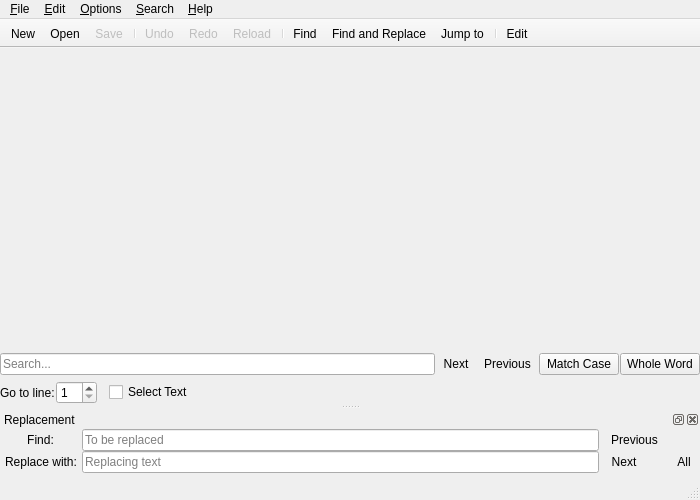
<?xml version="1.0" encoding="UTF-8"?>
<ui version="4.0">
 <class>FeatherPad::FPwin</class>
 <widget class="QMainWindow" name="FPwin">
  <property name="geometry">
   <rect>
    <x>0</x>
    <y>0</y>
    <width>700</width>
    <height>500</height>
   </rect>
  </property>
  <property name="windowTitle">
   <string>Untitled</string>
  </property>
  <property name="windowIcon">
   <iconset resource="data/fp.qrc">
    <normaloff>:/icons/featherpad.svg</normaloff>:/icons/featherpad.svg</iconset>
  </property>
  <widget class="QWidget" name="centralWidget">
   <layout class="QVBoxLayout" name="verticalLayout_2">
    <property name="leftMargin">
     <number>0</number>
    </property>
    <property name="topMargin">
     <number>0</number>
    </property>
    <property name="rightMargin">
     <number>0</number>
    </property>
    <property name="bottomMargin">
     <number>0</number>
    </property>
    <item>
     <widget class="FeatherPad::TabWidget" name="tabWidget">
      <property name="currentIndex">
       <number>-1</number>
      </property>
      <property name="documentMode">
       <bool>true</bool>
      </property>
      <property name="tabsClosable">
       <bool>true</bool>
      </property>
      <property name="movable">
       <bool>true</bool>
      </property>
     </widget>
    </item>
    <item>
     <layout class="QGridLayout" name="gridLayout_2">
      <property name="horizontalSpacing">
       <number>1</number>
      </property>
      <item row="0" column="0" colspan="5">
       <widget class="FeatherPad::LineEdit" name="lineEdit">
        <property name="minimumSize">
         <size>
          <width>150</width>
          <height>0</height>
         </size>
        </property>
        <property name="placeholderText">
         <string>Search...</string>
        </property>
       </widget>
      </item>
      <item row="0" column="5">
       <widget class="QToolButton" name="toolButton_nxt">
        <property name="toolTip">
         <string>Next (F3)</string>
        </property>
        <property name="text">
         <string>Next</string>
        </property>
        <property name="icon">
         <iconset resource="data/fp.qrc">
          <normaloff>:/icons/go-down.svg</normaloff>:/icons/go-down.svg</iconset>
        </property>
        <property name="shortcut">
         <string>F3</string>
        </property>
        <property name="autoRaise">
         <bool>true</bool>
        </property>
       </widget>
      </item>
      <item row="0" column="6">
       <widget class="QToolButton" name="toolButton_prv">
        <property name="toolTip">
         <string>Previous (F4)</string>
        </property>
        <property name="text">
         <string>Previous</string>
        </property>
        <property name="icon">
         <iconset resource="data/fp.qrc">
          <normaloff>:/icons/go-up.svg</normaloff>:/icons/go-up.svg</iconset>
        </property>
        <property name="shortcut">
         <string>F4</string>
        </property>
        <property name="autoRaise">
         <bool>true</bool>
        </property>
       </widget>
      </item>
      <item row="0" column="7">
       <widget class="QPushButton" name="pushButton_case">
        <property name="focusPolicy">
         <enum>Qt::NoFocus</enum>
        </property>
        <property name="toolTip">
         <string>F5</string>
        </property>
        <property name="text">
         <string>Match Case</string>
        </property>
        <property name="shortcut">
         <string>F5</string>
        </property>
        <property name="checkable">
         <bool>true</bool>
        </property>
       </widget>
      </item>
      <item row="0" column="8">
       <widget class="QPushButton" name="pushButton_whole">
        <property name="focusPolicy">
         <enum>Qt::NoFocus</enum>
        </property>
        <property name="toolTip">
         <string>F6</string>
        </property>
        <property name="text">
         <string>Whole Word</string>
        </property>
        <property name="shortcut">
         <string>F6</string>
        </property>
        <property name="checkable">
         <bool>true</bool>
        </property>
       </widget>
      </item>
      <item row="1" column="0">
       <widget class="QLabel" name="label">
        <property name="text">
         <string>Go to line:</string>
        </property>
        <property name="margin">
         <number>2</number>
        </property>
       </widget>
      </item>
      <item row="1" column="1">
       <widget class="QSpinBox" name="spinBox">
        <property name="minimum">
         <number>1</number>
        </property>
       </widget>
      </item>
      <item row="1" column="2">
       <spacer name="horizontalSpacer_2">
        <property name="orientation">
         <enum>Qt::Horizontal</enum>
        </property>
        <property name="sizeType">
         <enum>QSizePolicy::Fixed</enum>
        </property>
        <property name="sizeHint" stdset="0">
         <size>
          <width>10</width>
          <height>0</height>
         </size>
        </property>
       </spacer>
      </item>
      <item row="1" column="3">
       <widget class="QCheckBox" name="checkBox">
        <property name="focusPolicy">
         <enum>Qt::NoFocus</enum>
        </property>
        <property name="toolTip">
         <string>Select text from cursor to this line
(Ctrl+Shift+J)</string>
        </property>
        <property name="text">
         <string>Select Text</string>
        </property>
        <property name="shortcut">
         <string>Ctrl+Shift+J</string>
        </property>
       </widget>
      </item>
      <item row="1" column="4">
       <spacer name="horizontalSpacer">
        <property name="orientation">
         <enum>Qt::Horizontal</enum>
        </property>
        <property name="sizeHint" stdset="0">
         <size>
          <width>40</width>
          <height>0</height>
         </size>
        </property>
       </spacer>
      </item>
     </layout>
    </item>
   </layout>
  </widget>
  <widget class="QMenuBar" name="menuBar">
   <property name="geometry">
    <rect>
     <x>0</x>
     <y>0</y>
     <width>700</width>
     <height>20</height>
    </rect>
   </property>
   <widget class="QMenu" name="menuFile">
    <property name="title">
     <string>&amp;File</string>
    </property>
    <addaction name="actionNew"/>
    <addaction name="actionDetach"/>
    <addaction name="actionOpen"/>
    <addaction name="separator"/>
    <addaction name="actionReload"/>
    <addaction name="separator"/>
    <addaction name="actionSave"/>
    <addaction name="actionSaveAs"/>
    <addaction name="separator"/>
    <addaction name="actionSaveCodec"/>
    <addaction name="separator"/>
    <addaction name="actionPrint"/>
    <addaction name="separator"/>
    <addaction name="actionDoc"/>
    <addaction name="separator"/>
    <addaction name="actionClose"/>
    <addaction name="actionQuit"/>
   </widget>
   <widget class="QMenu" name="menuEdit">
    <property name="title">
     <string>&amp;Edit</string>
    </property>
    <addaction name="actionEdit"/>
    <addaction name="separator"/>
    <addaction name="actionUndo"/>
    <addaction name="actionRedo"/>
    <addaction name="separator"/>
    <addaction name="actionCut"/>
    <addaction name="actionCopy"/>
    <addaction name="actionPaste"/>
    <addaction name="actionDelete"/>
    <addaction name="separator"/>
    <addaction name="actionSelectAll"/>
   </widget>
   <widget class="QMenu" name="menuOptions">
    <property name="title">
     <string>&amp;Options</string>
    </property>
    <widget class="QMenu" name="menuEncoding">
     <property name="title">
      <string>Encoding</string>
     </property>
     <widget class="QMenu" name="menuUnicode">
      <property name="title">
       <string>Unicode</string>
      </property>
      <addaction name="actionUTF_8"/>
      <addaction name="actionUTF_16"/>
     </widget>
     <widget class="QMenu" name="menuWestern_European">
      <property name="title">
       <string>Western European</string>
      </property>
      <addaction name="actionISO_8859_1"/>
      <addaction name="actionISO_8859_15"/>
      <addaction name="actionWindows_1252"/>
     </widget>
     <widget class="QMenu" name="menuEast_European">
      <property name="title">
       <string>East European</string>
      </property>
      <addaction name="actionCryllic_CP1251"/>
      <addaction name="actionCryllic_KOI8_U"/>
      <addaction name="actionCryllic_ISO_8859_5"/>
     </widget>
     <widget class="QMenu" name="menuEast_Asian">
      <property name="title">
       <string>East Asian</string>
      </property>
      <addaction name="actionChineese_BIG5"/>
      <addaction name="actionChinese_GB18030"/>
      <addaction name="actionJapanese_ISO_2022_JP"/>
      <addaction name="actionJapanese_ISO_2022_JP_2"/>
      <addaction name="actionJapanese_ISO_2022_KR"/>
      <addaction name="actionJapanese_CP932"/>
      <addaction name="actionJapanese_EUC_JP"/>
      <addaction name="actionKorean_CP949"/>
      <addaction name="actionKorean_CP1361"/>
      <addaction name="actionKorean_EUC_KR"/>
     </widget>
     <addaction name="menuUnicode"/>
     <addaction name="menuWestern_European"/>
     <addaction name="actionWindows_Arabic"/>
     <addaction name="menuEast_European"/>
     <addaction name="menuEast_Asian"/>
     <addaction name="actionOther"/>
    </widget>
    <addaction name="actionLineNumbers"/>
    <addaction name="actionWrap"/>
    <addaction name="actionIndent"/>
    <addaction name="actionSyntax"/>
    <addaction name="separator"/>
    <addaction name="menuEncoding"/>
    <addaction name="separator"/>
    <addaction name="actionFont"/>
    <addaction name="actionPreferences"/>
   </widget>
   <widget class="QMenu" name="menuSearch">
    <property name="title">
     <string>&amp;Search</string>
    </property>
    <addaction name="actionFind"/>
    <addaction name="actionReplace"/>
    <addaction name="actionJump"/>
   </widget>
   <widget class="QMenu" name="menuHelp">
    <property name="title">
     <string>&amp;Help</string>
    </property>
    <addaction name="actionHelp"/>
    <addaction name="actionAbout"/>
   </widget>
   <addaction name="menuFile"/>
   <addaction name="menuEdit"/>
   <addaction name="menuOptions"/>
   <addaction name="menuSearch"/>
   <addaction name="menuHelp"/>
  </widget>
  <widget class="QToolBar" name="mainToolBar">
   <property name="movable">
    <bool>false</bool>
   </property>
   <property name="iconSize">
    <size>
     <width>22</width>
     <height>22</height>
    </size>
   </property>
   <attribute name="toolBarArea">
    <enum>TopToolBarArea</enum>
   </attribute>
   <attribute name="toolBarBreak">
    <bool>false</bool>
   </attribute>
   <addaction name="actionNew"/>
   <addaction name="actionOpen"/>
   <addaction name="actionSave"/>
   <addaction name="separator"/>
   <addaction name="actionUndo"/>
   <addaction name="actionRedo"/>
   <addaction name="actionReload"/>
   <addaction name="separator"/>
   <addaction name="actionFind"/>
   <addaction name="actionReplace"/>
   <addaction name="actionJump"/>
   <addaction name="separator"/>
   <addaction name="actionEdit"/>
  </widget>
  <widget class="QStatusBar" name="statusBar"/>
  <widget class="QDockWidget" name="dockReplace">
   <property name="features">
    <set>QDockWidget::DockWidgetClosable|QDockWidget::DockWidgetFloatable</set>
   </property>
   <property name="allowedAreas">
    <set>Qt::BottomDockWidgetArea|Qt::TopDockWidgetArea</set>
   </property>
   <property name="windowTitle">
    <string>Replacement</string>
   </property>
   <attribute name="dockWidgetArea">
    <number>8</number>
   </attribute>
   <widget class="QWidget" name="dockWidgetContents">
    <layout class="QGridLayout" name="gridLayout_3">
     <property name="leftMargin">
      <number>0</number>
     </property>
     <property name="topMargin">
      <number>0</number>
     </property>
     <property name="rightMargin">
      <number>0</number>
     </property>
     <property name="bottomMargin">
      <number>0</number>
     </property>
     <property name="spacing">
      <number>0</number>
     </property>
     <item row="0" column="0">
      <layout class="QGridLayout" name="gridLayout">
       <property name="leftMargin">
        <number>5</number>
       </property>
       <property name="rightMargin">
        <number>2</number>
       </property>
       <property name="bottomMargin">
        <number>5</number>
       </property>
       <property name="horizontalSpacing">
        <number>5</number>
       </property>
       <property name="verticalSpacing">
        <number>0</number>
       </property>
       <item row="0" column="0" alignment="Qt::AlignHCenter|Qt::AlignVCenter">
        <widget class="QLabel" name="label_3">
         <property name="sizePolicy">
          <sizepolicy hsizetype="Fixed" vsizetype="Preferred">
           <horstretch>0</horstretch>
           <verstretch>0</verstretch>
          </sizepolicy>
         </property>
         <property name="text">
          <string>Find:</string>
         </property>
         <property name="alignment">
          <set>Qt::AlignCenter</set>
         </property>
        </widget>
       </item>
       <item row="0" column="1" colspan="2" alignment="Qt::AlignVCenter">
        <widget class="FeatherPad::LineEdit" name="lineEditFind">
         <property name="minimumSize">
          <size>
           <width>150</width>
           <height>0</height>
          </size>
         </property>
         <property name="placeholderText">
          <string>To be replaced</string>
         </property>
        </widget>
       </item>
       <item row="1" column="0" alignment="Qt::AlignVCenter">
        <widget class="QLabel" name="label_2">
         <property name="sizePolicy">
          <sizepolicy hsizetype="Fixed" vsizetype="Preferred">
           <horstretch>0</horstretch>
           <verstretch>0</verstretch>
          </sizepolicy>
         </property>
         <property name="text">
          <string>Replace with:</string>
         </property>
         <property name="alignment">
          <set>Qt::AlignCenter</set>
         </property>
        </widget>
       </item>
       <item row="1" column="1" colspan="2" alignment="Qt::AlignVCenter">
        <widget class="FeatherPad::LineEdit" name="lineEditReplace">
         <property name="minimumSize">
          <size>
           <width>150</width>
           <height>0</height>
          </size>
         </property>
         <property name="placeholderText">
          <string>Replacing text</string>
         </property>
        </widget>
       </item>
       <item row="0" column="3">
        <widget class="QToolButton" name="toolButtonPrv">
         <property name="sizePolicy">
          <sizepolicy hsizetype="Fixed" vsizetype="Fixed">
           <horstretch>0</horstretch>
           <verstretch>0</verstretch>
          </sizepolicy>
         </property>
         <property name="toolTip">
          <string>Previous (F8)</string>
         </property>
         <property name="text">
          <string>Previous</string>
         </property>
         <property name="icon">
          <iconset resource="data/fp.qrc">
           <normaloff>:/icons/go-up.svg</normaloff>:/icons/go-up.svg</iconset>
         </property>
         <property name="shortcut">
          <string>F8</string>
         </property>
         <property name="autoRaise">
          <bool>true</bool>
         </property>
        </widget>
       </item>
       <item row="1" column="3">
        <widget class="QToolButton" name="toolButtonNext">
         <property name="sizePolicy">
          <sizepolicy hsizetype="Fixed" vsizetype="Fixed">
           <horstretch>0</horstretch>
           <verstretch>0</verstretch>
          </sizepolicy>
         </property>
         <property name="toolTip">
          <string>Next (F7)</string>
         </property>
         <property name="text">
          <string>Next</string>
         </property>
         <property name="icon">
          <iconset resource="data/fp.qrc">
           <normaloff>:/icons/go-down.svg</normaloff>:/icons/go-down.svg</iconset>
         </property>
         <property name="shortcut">
          <string>F7</string>
         </property>
         <property name="autoRaise">
          <bool>true</bool>
         </property>
        </widget>
       </item>
       <item row="1" column="4">
        <widget class="QToolButton" name="toolButtonAll">
         <property name="sizePolicy">
          <sizepolicy hsizetype="Fixed" vsizetype="Fixed">
           <horstretch>0</horstretch>
           <verstretch>0</verstretch>
          </sizepolicy>
         </property>
         <property name="toolTip">
          <string>Replace all (F9)</string>
         </property>
         <property name="text">
          <string>All</string>
         </property>
         <property name="icon">
          <iconset resource="data/fp.qrc">
           <normaloff>:/icons/arrow-down-double.svg</normaloff>:/icons/arrow-down-double.svg</iconset>
         </property>
         <property name="shortcut">
          <string>F9</string>
         </property>
         <property name="autoRaise">
          <bool>true</bool>
         </property>
        </widget>
       </item>
      </layout>
     </item>
    </layout>
   </widget>
  </widget>
  <action name="actionNew">
   <property name="icon">
    <iconset resource="data/fp.qrc">
     <normaloff>:/icons/document-new.svg</normaloff>:/icons/document-new.svg</iconset>
   </property>
   <property name="text">
    <string>&amp;New</string>
   </property>
   <property name="toolTip">
    <string>New tab</string>
   </property>
   <property name="shortcut">
    <string>Ctrl+N</string>
   </property>
  </action>
  <action name="actionOpen">
   <property name="icon">
    <iconset resource="data/fp.qrc">
     <normaloff>:/icons/document-open.svg</normaloff>:/icons/document-open.svg</iconset>
   </property>
   <property name="text">
    <string>&amp;Open</string>
   </property>
   <property name="toolTip">
    <string>Open a file</string>
   </property>
   <property name="shortcut">
    <string>Ctrl+O</string>
   </property>
  </action>
  <action name="actionSave">
   <property name="enabled">
    <bool>false</bool>
   </property>
   <property name="icon">
    <iconset resource="data/fp.qrc">
     <normaloff>:/icons/document-save.svg</normaloff>:/icons/document-save.svg</iconset>
   </property>
   <property name="text">
    <string>&amp;Save</string>
   </property>
   <property name="toolTip">
    <string>Save the current tab</string>
   </property>
   <property name="shortcut">
    <string>Ctrl+S</string>
   </property>
  </action>
  <action name="actionUndo">
   <property name="enabled">
    <bool>false</bool>
   </property>
   <property name="icon">
    <iconset resource="data/fp.qrc">
     <normaloff>:/icons/edit-undo.svg</normaloff>:/icons/edit-undo.svg</iconset>
   </property>
   <property name="text">
    <string>&amp;Undo</string>
   </property>
   <property name="toolTip">
    <string>Undo</string>
   </property>
   <property name="shortcut">
    <string>Ctrl+Z</string>
   </property>
  </action>
  <action name="actionRedo">
   <property name="enabled">
    <bool>false</bool>
   </property>
   <property name="icon">
    <iconset resource="data/fp.qrc">
     <normaloff>:/icons/edit-redo.svg</normaloff>:/icons/edit-redo.svg</iconset>
   </property>
   <property name="text">
    <string>&amp;Redo</string>
   </property>
   <property name="toolTip">
    <string>Redo</string>
   </property>
   <property name="shortcut">
    <string>Ctrl+Shift+Z</string>
   </property>
  </action>
  <action name="actionReload">
   <property name="enabled">
    <bool>false</bool>
   </property>
   <property name="icon">
    <iconset resource="data/fp.qrc">
     <normaloff>:/icons/view-refresh.svg</normaloff>:/icons/view-refresh.svg</iconset>
   </property>
   <property name="text">
    <string>Reload</string>
   </property>
   <property name="toolTip">
    <string>Reload</string>
   </property>
   <property name="shortcut">
    <string>Ctrl+Shift+R</string>
   </property>
  </action>
  <action name="actionFind">
   <property name="icon">
    <iconset resource="data/fp.qrc">
     <normaloff>:/icons/edit-find.svg</normaloff>:/icons/edit-find.svg</iconset>
   </property>
   <property name="text">
    <string>&amp;Find</string>
   </property>
   <property name="toolTip">
    <string>Show/hide search bar</string>
   </property>
   <property name="shortcut">
    <string>Ctrl+F</string>
   </property>
  </action>
  <action name="actionReplace">
   <property name="icon">
    <iconset resource="data/fp.qrc">
     <normaloff>:/icons/edit-find-replace.svg</normaloff>:/icons/edit-find-replace.svg</iconset>
   </property>
   <property name="text">
    <string>Find and &amp;Replace</string>
   </property>
   <property name="toolTip">
    <string>Show/hide replacement dock</string>
   </property>
   <property name="shortcut">
    <string>Ctrl+R</string>
   </property>
  </action>
  <action name="actionSaveAs">
   <property name="icon">
    <iconset resource="data/fp.qrc">
     <normaloff>:/icons/document-save-as.svg</normaloff>:/icons/document-save-as.svg</iconset>
   </property>
   <property name="text">
    <string>Save &amp;As</string>
   </property>
   <property name="shortcut">
    <string>Ctrl+Shift+S</string>
   </property>
  </action>
  <action name="actionPrint">
   <property name="icon">
    <iconset resource="data/fp.qrc">
     <normaloff>:/icons/document-print.svg</normaloff>:/icons/document-print.svg</iconset>
   </property>
   <property name="text">
    <string>&amp;Print</string>
   </property>
   <property name="shortcut">
    <string>Ctrl+P</string>
   </property>
  </action>
  <action name="actionDoc">
   <property name="icon">
    <iconset resource="data/fp.qrc">
     <normaloff>:/icons/document-properties.svg</normaloff>:/icons/document-properties.svg</iconset>
   </property>
   <property name="text">
    <string>Documen&amp;t Properties</string>
   </property>
   <property name="shortcut">
    <string>Ctrl+Shift+D</string>
   </property>
  </action>
  <action name="actionClose">
   <property name="icon">
    <iconset resource="data/fp.qrc">
     <normaloff>:/icons/window-close.svg</normaloff>:/icons/window-close.svg</iconset>
   </property>
   <property name="text">
    <string>&amp;Close</string>
   </property>
   <property name="shortcut">
    <string>Ctrl+Shift+Q</string>
   </property>
  </action>
  <action name="actionQuit">
   <property name="icon">
    <iconset resource="data/fp.qrc">
     <normaloff>:/icons/application-exit.svg</normaloff>:/icons/application-exit.svg</iconset>
   </property>
   <property name="text">
    <string>&amp;Quit</string>
   </property>
   <property name="shortcut">
    <string>Ctrl+Q</string>
   </property>
  </action>
  <action name="actionCut">
   <property name="enabled">
    <bool>false</bool>
   </property>
   <property name="icon">
    <iconset resource="data/fp.qrc">
     <normaloff>:/icons/edit-cut.svg</normaloff>:/icons/edit-cut.svg</iconset>
   </property>
   <property name="text">
    <string>&amp;Cut</string>
   </property>
   <property name="shortcut">
    <string>Ctrl+X</string>
   </property>
  </action>
  <action name="actionCopy">
   <property name="enabled">
    <bool>false</bool>
   </property>
   <property name="icon">
    <iconset resource="data/fp.qrc">
     <normaloff>:/icons/edit-copy.svg</normaloff>:/icons/edit-copy.svg</iconset>
   </property>
   <property name="text">
    <string>C&amp;opy</string>
   </property>
   <property name="shortcut">
    <string>Ctrl+C</string>
   </property>
  </action>
  <action name="actionPaste">
   <property name="icon">
    <iconset resource="data/fp.qrc">
     <normaloff>:/icons/edit-paste.svg</normaloff>:/icons/edit-paste.svg</iconset>
   </property>
   <property name="text">
    <string>&amp;Paste</string>
   </property>
   <property name="shortcut">
    <string>Ctrl+V</string>
   </property>
  </action>
  <action name="actionDelete">
   <property name="enabled">
    <bool>false</bool>
   </property>
   <property name="icon">
    <iconset resource="data/fp.qrc">
     <normaloff>:/icons/edit-delete.svg</normaloff>:/icons/edit-delete.svg</iconset>
   </property>
   <property name="text">
    <string>&amp;Delete</string>
   </property>
  </action>
  <action name="actionSelectAll">
   <property name="icon">
    <iconset resource="data/fp.qrc">
     <normaloff>:/icons/edit-select-all.svg</normaloff>:/icons/edit-select-all.svg</iconset>
   </property>
   <property name="text">
    <string>&amp;Select All</string>
   </property>
   <property name="shortcut">
    <string>Ctrl+A</string>
   </property>
  </action>
  <action name="actionFont">
   <property name="icon">
    <iconset resource="data/fp.qrc">
     <normaloff>:/icons/preferences-desktop-font.svg</normaloff>:/icons/preferences-desktop-font.svg</iconset>
   </property>
   <property name="text">
    <string>&amp;Font</string>
   </property>
  </action>
  <action name="actionLineNumbers">
   <property name="checkable">
    <bool>true</bool>
   </property>
   <property name="text">
    <string>&amp;Line Numbers</string>
   </property>
   <property name="shortcut">
    <string>Ctrl+L</string>
   </property>
  </action>
  <action name="actionWrap">
   <property name="checkable">
    <bool>true</bool>
   </property>
   <property name="checked">
    <bool>true</bool>
   </property>
   <property name="text">
    <string>&amp;Wrap Lines</string>
   </property>
   <property name="shortcut">
    <string>Ctrl+W</string>
   </property>
  </action>
  <action name="actionIndent">
   <property name="checkable">
    <bool>true</bool>
   </property>
   <property name="checked">
    <bool>true</bool>
   </property>
   <property name="text">
    <string>&amp;Auto-Indentation</string>
   </property>
   <property name="shortcut">
    <string>Ctrl+I</string>
   </property>
  </action>
  <action name="actionSyntax">
   <property name="checkable">
    <bool>true</bool>
   </property>
   <property name="checked">
    <bool>true</bool>
   </property>
   <property name="text">
    <string>&amp;Syntax Highlighting</string>
   </property>
   <property name="shortcut">
    <string>Ctrl+Shift+H</string>
   </property>
  </action>
  <action name="actionPreferences">
   <property name="icon">
    <iconset resource="data/fp.qrc">
     <normaloff>:/icons/preferences-system.svg</normaloff>:/icons/preferences-system.svg</iconset>
   </property>
   <property name="text">
    <string>&amp;Preferences</string>
   </property>
   <property name="shortcut">
    <string>Ctrl+Shift+P</string>
   </property>
  </action>
  <action name="actionHelp">
   <property name="icon">
    <iconset resource="data/fp.qrc">
     <normaloff>:/icons/help-contents.svg</normaloff>:/icons/help-contents.svg</iconset>
   </property>
   <property name="text">
    <string>&amp;Help</string>
   </property>
   <property name="shortcut">
    <string>Ctrl+H</string>
   </property>
  </action>
  <action name="actionAbout">
   <property name="icon">
    <iconset resource="data/fp.qrc">
     <normaloff>:/icons/help-about.svg</normaloff>:/icons/help-about.svg</iconset>
   </property>
   <property name="text">
    <string>&amp;About</string>
   </property>
  </action>
  <action name="actionWindows_Arabic">
   <property name="checkable">
    <bool>true</bool>
   </property>
   <property name="checked">
    <bool>false</bool>
   </property>
   <property name="text">
    <string>Windows Arabic (CP1256)</string>
   </property>
  </action>
  <action name="actionOther">
   <property name="checkable">
    <bool>true</bool>
   </property>
   <property name="text">
    <string>Other</string>
   </property>
  </action>
  <action name="actionEnforce_UTF_8">
   <property name="checkable">
    <bool>true</bool>
   </property>
   <property name="text">
    <string>Enforce UTF-8</string>
   </property>
  </action>
  <action name="actionUTF_8">
   <property name="checkable">
    <bool>true</bool>
   </property>
   <property name="checked">
    <bool>false</bool>
   </property>
   <property name="text">
    <string>UTF-8</string>
   </property>
  </action>
  <action name="actionUTF_16">
   <property name="checkable">
    <bool>true</bool>
   </property>
   <property name="checked">
    <bool>false</bool>
   </property>
   <property name="text">
    <string>UTF-16</string>
   </property>
  </action>
  <action name="actionISO_8859_1">
   <property name="checkable">
    <bool>true</bool>
   </property>
   <property name="checked">
    <bool>false</bool>
   </property>
   <property name="text">
    <string>ISO-8859-1</string>
   </property>
  </action>
  <action name="actionWindows_1252">
   <property name="checkable">
    <bool>true</bool>
   </property>
   <property name="checked">
    <bool>false</bool>
   </property>
   <property name="text">
    <string>Windows-1252</string>
   </property>
  </action>
  <action name="actionCryllic_CP1251">
   <property name="checkable">
    <bool>true</bool>
   </property>
   <property name="checked">
    <bool>false</bool>
   </property>
   <property name="text">
    <string>Cryllic (CP1251)</string>
   </property>
  </action>
  <action name="actionCryllic_KOI8_U">
   <property name="checkable">
    <bool>true</bool>
   </property>
   <property name="checked">
    <bool>false</bool>
   </property>
   <property name="text">
    <string>Cryllic (KOI8-U)</string>
   </property>
  </action>
  <action name="actionCryllic_ISO_8859_5">
   <property name="checkable">
    <bool>true</bool>
   </property>
   <property name="checked">
    <bool>false</bool>
   </property>
   <property name="text">
    <string>Cryllic (ISO-8859-5)</string>
   </property>
  </action>
  <action name="actionChineese_BIG5">
   <property name="checkable">
    <bool>true</bool>
   </property>
   <property name="checked">
    <bool>false</bool>
   </property>
   <property name="text">
    <string>Chineese (BIG5)</string>
   </property>
  </action>
  <action name="actionChinese_GB18030">
   <property name="checkable">
    <bool>true</bool>
   </property>
   <property name="checked">
    <bool>false</bool>
   </property>
   <property name="text">
    <string>Chinese (GB18030)</string>
   </property>
  </action>
  <action name="actionJapanese_ISO_2022_JP">
   <property name="checkable">
    <bool>true</bool>
   </property>
   <property name="checked">
    <bool>false</bool>
   </property>
   <property name="text">
    <string>Japanese (ISO-2022-JP)</string>
   </property>
  </action>
  <action name="actionJapanese_ISO_2022_JP_2">
   <property name="checkable">
    <bool>true</bool>
   </property>
   <property name="checked">
    <bool>false</bool>
   </property>
   <property name="text">
    <string>Japanese (ISO-2022-JP-2)</string>
   </property>
  </action>
  <action name="actionJapanese_ISO_2022_KR">
   <property name="checkable">
    <bool>true</bool>
   </property>
   <property name="checked">
    <bool>false</bool>
   </property>
   <property name="text">
    <string>Japanese (ISO-2022-KR)</string>
   </property>
  </action>
  <action name="actionJapanese_CP932">
   <property name="checkable">
    <bool>true</bool>
   </property>
   <property name="checked">
    <bool>false</bool>
   </property>
   <property name="text">
    <string>Japanese (CP932)</string>
   </property>
  </action>
  <action name="actionJapanese_EUC_JP">
   <property name="checkable">
    <bool>true</bool>
   </property>
   <property name="checked">
    <bool>false</bool>
   </property>
   <property name="text">
    <string>Japanese (EUC-JP)</string>
   </property>
  </action>
  <action name="actionKorean_CP949">
   <property name="checkable">
    <bool>true</bool>
   </property>
   <property name="text">
    <string>Korean (CP949)</string>
   </property>
  </action>
  <action name="actionKorean_CP1361">
   <property name="checkable">
    <bool>true</bool>
   </property>
   <property name="text">
    <string>Korean (CP1361)</string>
   </property>
  </action>
  <action name="actionKorean_EUC_KR">
   <property name="checkable">
    <bool>true</bool>
   </property>
   <property name="text">
    <string>Korean (EUC-KR)</string>
   </property>
  </action>
  <action name="actionSaveCodec">
   <property name="icon">
    <iconset resource="data/fp.qrc">
     <normaloff>:/icons/document-save-as.svg</normaloff>:/icons/document-save-as.svg</iconset>
   </property>
   <property name="text">
    <string>Save with &amp;Encoding</string>
   </property>
  </action>
  <action name="actionJump">
   <property name="icon">
    <iconset resource="data/fp.qrc">
     <normaloff>:/icons/go-jump.svg</normaloff>:/icons/go-jump.svg</iconset>
   </property>
   <property name="text">
    <string>&amp;Jump to</string>
   </property>
   <property name="toolTip">
    <string>Show/hide jump bar</string>
   </property>
   <property name="shortcut">
    <string>Ctrl+J</string>
   </property>
  </action>
  <action name="actionEdit">
   <property name="icon">
    <iconset resource="data/fp.qrc">
     <normaloff>:/icons/document-edit.svg</normaloff>:/icons/document-edit.svg</iconset>
   </property>
   <property name="text">
    <string>&amp;Edit</string>
   </property>
   <property name="toolTip">
    <string>Edit text</string>
   </property>
   <property name="shortcut">
    <string>Ctrl+E</string>
   </property>
  </action>
  <action name="actionDetach">
   <property name="enabled">
    <bool>false</bool>
   </property>
   <property name="icon">
    <iconset>
     <normaloff/>
    </iconset>
   </property>
   <property name="text">
    <string>&amp;Detach</string>
   </property>
   <property name="shortcut">
    <string>Ctrl+T</string>
   </property>
  </action>
  <action name="actionISO_8859_15">
   <property name="checkable">
    <bool>true</bool>
   </property>
   <property name="text">
    <string>ISO-8859-15</string>
   </property>
  </action>
  <action name="actionCloseRight">
   <property name="icon">
    <iconset resource="data/fp.qrc">
     <normaloff>:/icons/go-next.svg</normaloff>:/icons/go-next.svg</iconset>
   </property>
   <property name="text">
    <string>Close &amp;Right Tabs</string>
   </property>
  </action>
  <action name="actionCloseLeft">
   <property name="icon">
    <iconset resource="data/fp.qrc">
     <normaloff>:/icons/go-previous.svg</normaloff>:/icons/go-previous.svg</iconset>
   </property>
   <property name="text">
    <string>Close &amp;Left Tabs</string>
   </property>
  </action>
  <action name="actionCloseAll">
   <property name="text">
    <string>Close &amp;All Tabs</string>
   </property>
  </action>
  <action name="actionCloseOther">
   <property name="icon">
    <iconset resource="data/fp.qrc">
     <normaloff>:/icons/tab-close-other.svg</normaloff>:/icons/tab-close-other.svg</iconset>
   </property>
   <property name="text">
    <string>Close &amp;Other Tabs</string>
   </property>
  </action>
 </widget>
 <layoutdefault spacing="6" margin="11"/>
 <customwidgets>
  <customwidget>
   <class>FeatherPad::LineEdit</class>
   <extends>QLineEdit</extends>
   <header>lineedit.h</header>
  </customwidget>
  <customwidget>
   <class>FeatherPad::TabWidget</class>
   <extends>QTabWidget</extends>
   <header>tabwidget.h</header>
   <container>1</container>
  </customwidget>
 </customwidgets>
 <resources>
  <include location="data/fp.qrc"/>
 </resources>
 <connections>
  <connection>
   <sender>actionQuit</sender>
   <signal>triggered()</signal>
   <receiver>FPwin</receiver>
   <slot>close()</slot>
   <hints>
    <hint type="sourcelabel">
     <x>-1</x>
     <y>-1</y>
    </hint>
    <hint type="destinationlabel">
     <x>346</x>
     <y>246</y>
    </hint>
   </hints>
  </connection>
 </connections>
</ui>
